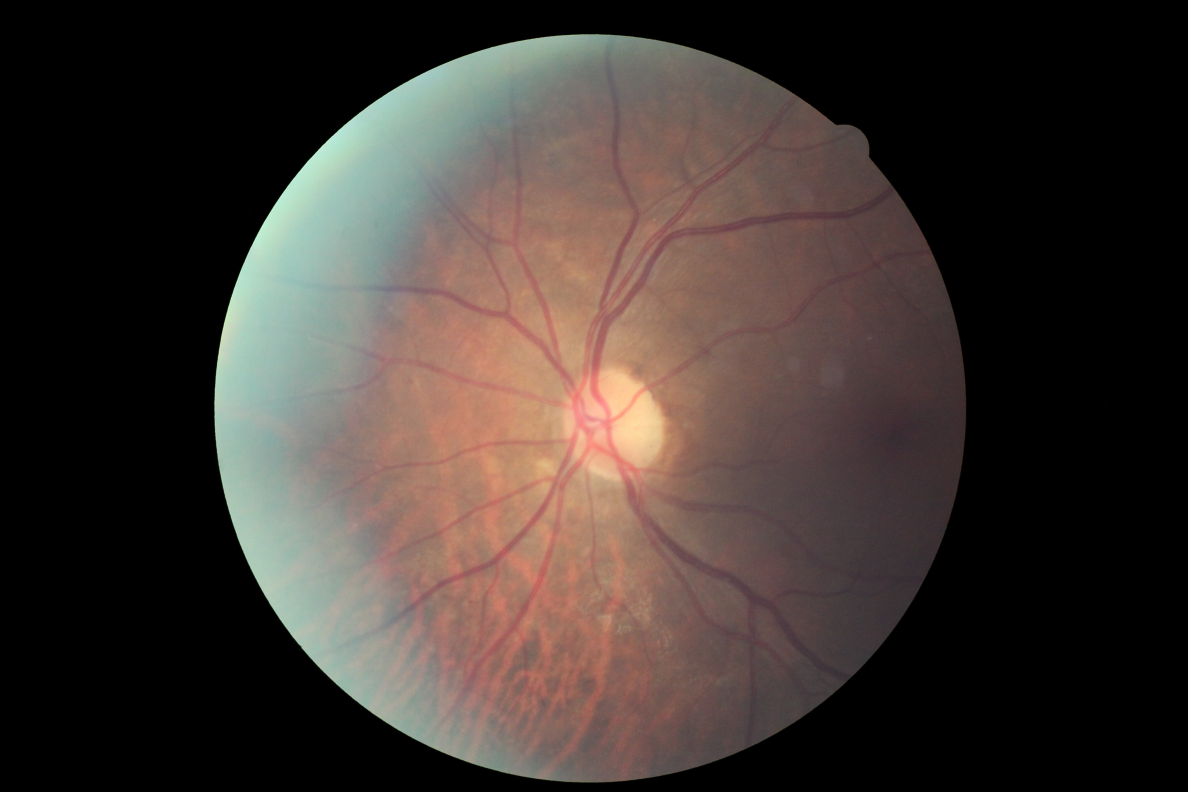
#> input picture dicom/ojo.jpeg, 4752 x 3168 px, given in place of ojo.png, which was not available (shown at 1/4 size)
$ python convertJPG2DCM.py   (older library calls are emulated)
#> lines starting #> are read from the running program, lines starting #| are printed output that depends on the picture; pictures that were not available may be replaced by others from this repository, and a replacement may not be noted
### dicom/face.py
from scipy import misc
import matplotlib.pyplot as plt

f = misc.imread("ojo.png")
#> f is the input picture: shape (3168, 4752, 3); mean R, G, B 64.1, 54.6, 49.9
plt.imshow(f)
plt.show()

### dicom/viewDicom.py
import dicom
import pylab
ds = dicom.read_file("image.dcm")
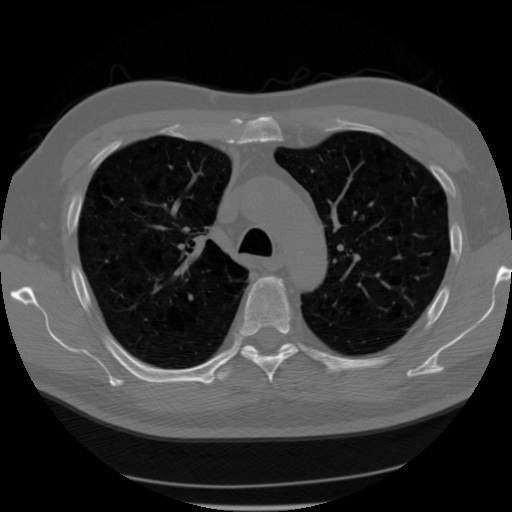
#> input picture dicom/image.dcm, 512 x 512 px
pylab.imshow(ds.pixel_array, cmap = pylab.cm.bone)
pylab.show()

### dicom/convertJPG2DCM.py
import face
import viewDicom
import pylab

hola2 = face.f
hola = hola2[:,:,1]
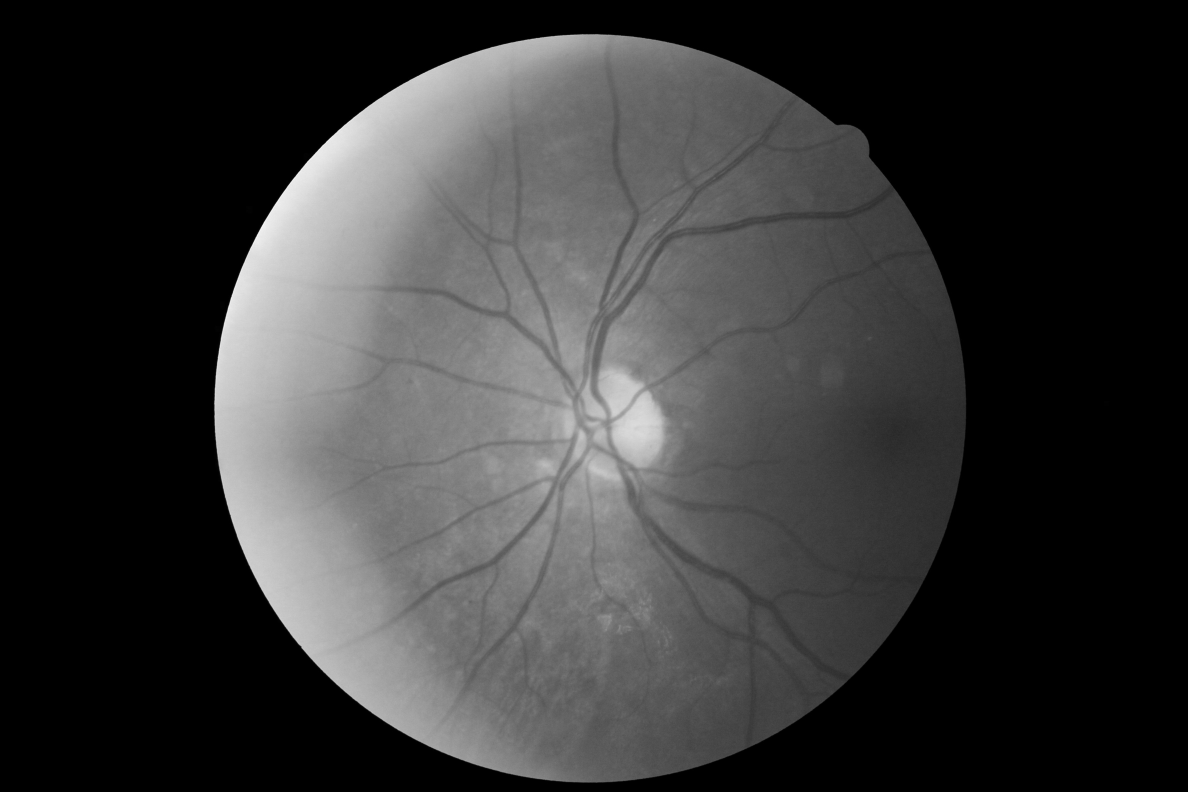
#> hola: shape (3168, 4752) (shown at 1/4 size); min 0, max 255, mean 54.6
viewDicom.ds.Rows = 3168
viewDicom.ds.Columns = 2376
viewDicom.ds.PixelData = hola.tostring()
pylab.imshow(viewDicom.ds.pixel_array, cmap = pylab.cm.bone)
pylab.show()
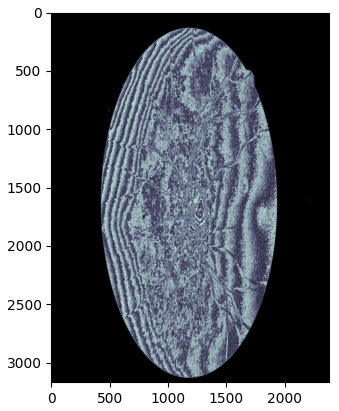
#> figure drawn by matplotlib, 1 panel
